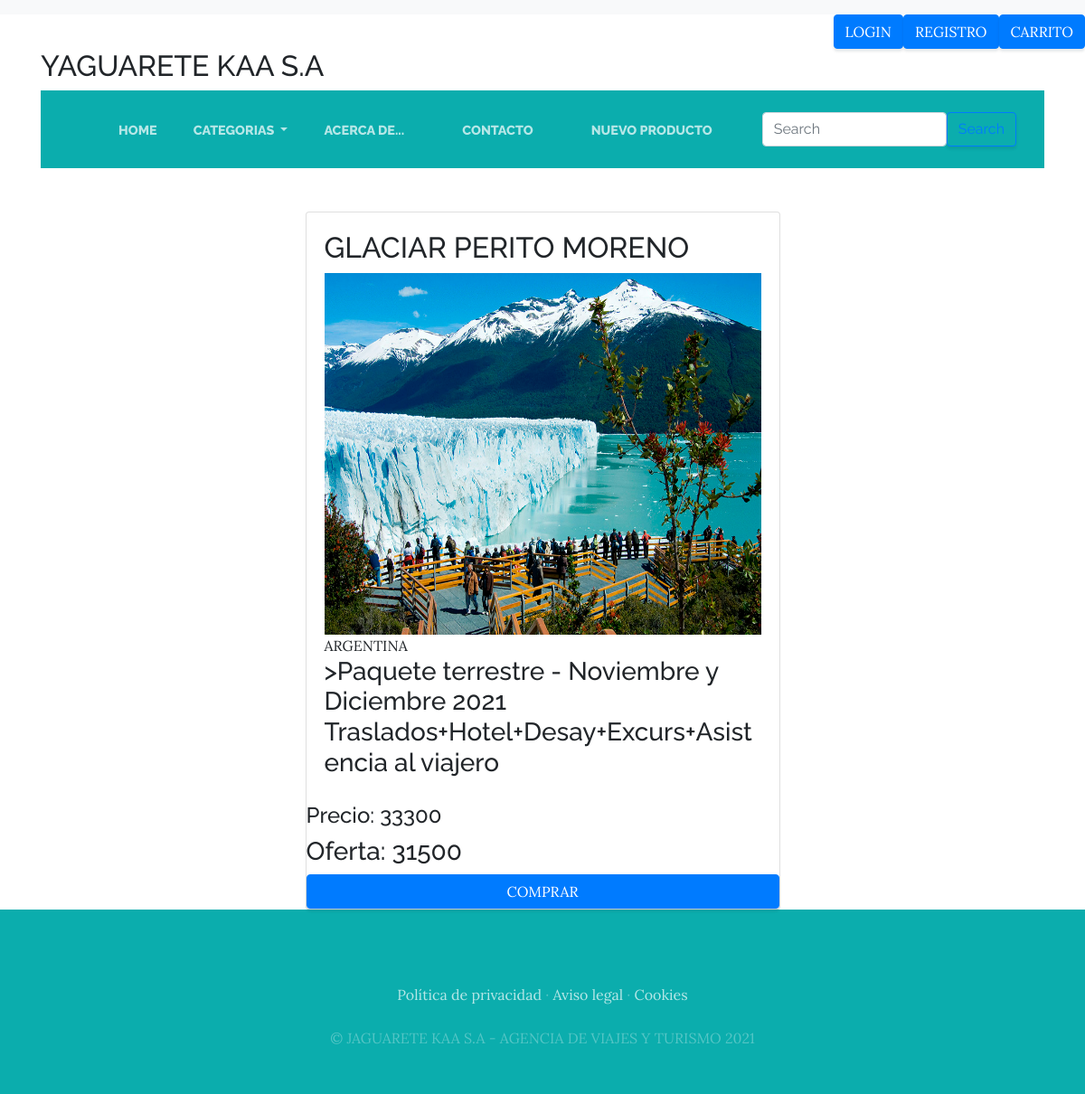
The page /visualizar/2 on the database its author committed.
### ProyectoWebApp/models.py (models this page shows)
class Productos(models.Model):
    categoria = models.ForeignKey(Categorias, on_delete=models.CASCADE,
related_name="clasificacion_seccion")
    fecha_creacion = models.DateTimeField(auto_now_add= True)
    titulo = models.CharField(max_length=2000, null=False)
    descripcion = models.CharField(max_length=2000, null=False)
    imagen = models.ImageField(upload_to="productos", blank=True, null=True)
    precio = models.IntegerField()
    precio_oferta = models.IntegerField()
    usuario = models.ForeignKey(User, on_delete=models.CASCADE, related_name="usuario")
    subtotal = models.IntegerField(default=0)

class Categorias(models.Model):
    categoria = models. CharField(max_length=64, null=False)
    def __str__(self):
        return f"{self.categoria}"

### ProyectoWebApp/views.py (the view)
# urls.py: path('visualizar/<id>',views.visualizar, name="VISUALIZAR"),
def visualizar(request, id):
    producto = Productos.objects.all().filter(id=id)
    context = {
           'producto': producto
    }
    return render(request, 'ProyectoWebApp/visualizar.html', context)

### ProyectoWebApp/templates/ProyectoWebApp/visualizar.html (shortened to what this page needs)
{% extends "ProyectoWebApp/base.html" %}
{% load static %}
{% block content %}
<div class="row col-12 col-md-6 offset-md-3">
    <div class="card">
        <div class="card-body">
            {% for p in producto %}
             <h2>{{p.titulo}}</h2>
              <div class="d-flex flex-column flex-lg-row detalle">
               <div>
                <img src="{{ p.imagen.url}}" alt="" style="height:400px; width:100%; margin-right:10px;">
               </div>
             </div>
             {{ p.categoria }}
             <h3>>{{ p.descripcion }}</h3>
        </div>
        <h4>Precio: {{ p.precio }}</h4>
        <h3>Oferta: {{ p.precio_oferta }}</h3>
        <a href="#" class="btn btn-primary">COMPRAR</a>
    </div>
</div>
</div>
{% endfor %}
{% endblock %}

### ProyectoWebApp/static/ProyectoWebApp/css/gestion.css (style rules this page uses)
body { font-family: 'Lora'; background: white; background-attachment: fixed; background-position: center; background-size: auto; }
h1, h2, h3, h4, h5, h6 { font-family: 'Raleway'; }
.btn { box-shadow: 0px 3px 3px 0px rgba(33, 37, 41, 0.1); }

### rows shown on the page
Productos: titulo "GLACIAR PERITO MORENO", imagen (picture), categoria "ARGENTINA", descripcion "Paquete terrestre - Noviembre y Diciembre 2021 Traslados+Hotel+Desay+Excurs+Asistencia al viajero", precio "33300", precio_oferta "31500"
